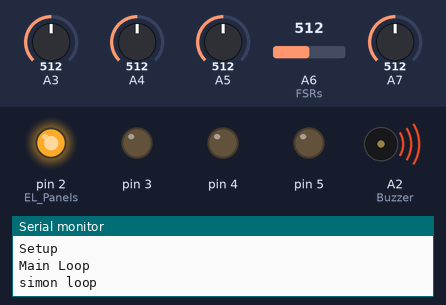
Recording of a sketch running on a simulated Arduino Nano, built with avr-gcc and run on an emulated ATmega328P. On the bench: output pins drawn as LEDs (lit = HIGH), buzzer (waves = sounding), the last lines printed to the serial monitor. The test bench sets the inputs (shaded band); at power-on: A3 = 512, A4 = 512, A5 = 512, A6 (FSRs) = 512, A7 = 512. Random numbers use the default seed unless the sketch sets one.

Above: at 1.0 s.
At 3.5 s:
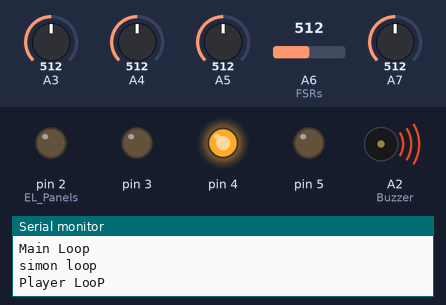
At 4.5 s:
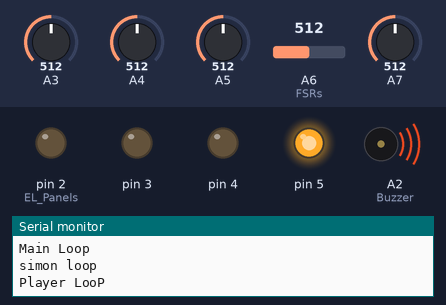
At 6.7 s:
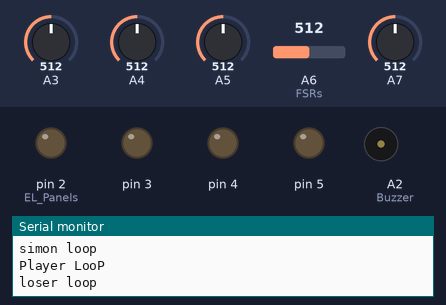
At 9.2 s:
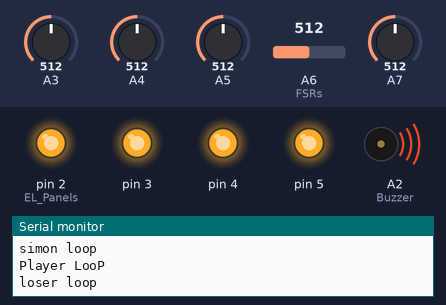
At 13.5 s:
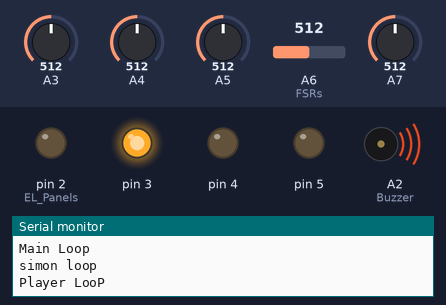
Timing chart, 0 to 14.3 s (numbered marks = the images above):
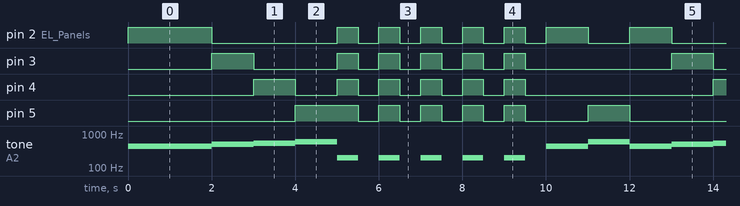

The sketch:

EL_Simon.ino
```cpp
/*
EL SimÃ³n
N.Poole 2011
SparkFun Electronics

I wrote this code just to show off some EL Panel. It originally ran on an EL Sequencer
Board which had the Arduino Bootloader on it, but feel free to modify it for whatever
hardware you want! The hardware setup is pretty straight-forward: 4 EL Panels are connected
to the A,B,C and D outputs on the Sequencer and 4 Force Sensitive Resistors are mounted
below them, attached to Analog pins A3-6. Finally, a buzzer or small speaker is connected
between A2 and ground.

I could have just modified the Simon Game code from our small Simon games but I had always
wanted to write Simon as a programming exercise so this was my quick attempt. I hope you
find it helpful, and enjoy!


*/

int A = 0; //button A status
int B = 0; //button B status
int C = 0; //button C status
int D = 0; //button D status

int steps = 1; // # of steps

char Str1[20]; // This is where the correct answers will go

void setup() {

  Serial.begin(9600);

  Serial.println("Setup");

  pinMode(2, OUTPUT); // EL Panels
  pinMode(3, OUTPUT);
  pinMode(4, OUTPUT);
  pinMode(5, OUTPUT);

  pinMode(A6, INPUT); // FSRs
  pinMode(A3, INPUT);
  pinMode(A4, INPUT);
  pinMode(A5, INPUT);

  pinMode(A2, OUTPUT); // Buzzer

  randomSeed(analogRead(A7)); // floating analog pin

  for(int r = 0; r < 20; r++){ // fill our answer sheet with random steps
    Str1[r] = random(1,5);}

}

void loop() {

  Serial.println("Main Loop");

  if(steps > 19){winner();} // FTW

  simon(); //play (steps) number of steps

  player(); //get and check (steps) number of steps

  steps++; //add another step

}

void player(){

  Serial.println("Player LooP");

  int answer = 0; //guess for each step

  int input = 0; // # of steps you've made it through

  int poscheck = 0; //position of array to check

  int correct = 1; //correct guess flag

  while(input < steps && correct == 1){ //do until you're out of steps or until you get one wrong

  A = analogRead(A4);
  B = analogRead(A3);
  C = analogRead(A5);
  D = analogRead(A6);

  answer = 5; //decoy: if this changes, a button has been pressed

  if(A > 300){
  digitalWrite(2, HIGH);
  tone(A2, 440);
  input++;
  answer = 1;
  delay(1000);
  digitalWrite(2, LOW);
  noTone(A2);}

  if(B > 300){
  digitalWrite(3, HIGH);
  tone(A2, 500);
  input++;
  answer = 2;
  delay(1000);
  digitalWrite(3, LOW);
  noTone(A2);}

  if(C > 300){
  digitalWrite(4, HIGH);
  tone(A2, 540);
  input++;
  answer = 3;
  delay(1000);
  digitalWrite(4, LOW);
  noTone(A2);}

  if(D > 300){
  digitalWrite(5, HIGH);
  tone(A2, 600);
  input++;
  answer = 4;
  delay(1000);
  digitalWrite(5, LOW);
  noTone(A2);}

  if(answer != 5){ //if a button was pressed

  poscheck = input - 1; //check position of array equal to # of inputs - 1 because arrays start at 0

  if(answer != Str1[poscheck]){correct = 0;} //if it's wrong, mark it wrong
  }

if(correct == 0){loser();} //if you were booted from the loop for a wrong answer, end the game

} }

void simon(){

  Serial.println("simon loop");

    for(int s = 0; s < steps; s++){ //play each step for the player

    int currentstep = Str1[s];

    if(currentstep == 1){
  digitalWrite(2, HIGH);
  tone(A2, 440);
  delay(1000);
  digitalWrite(2, LOW);
  noTone(A2);}

    if(currentstep == 2){
  digitalWrite(3, HIGH);
  tone(A2, 500);
  delay(1000);
  digitalWrite(3, LOW);
  noTone(A2);}


    if(currentstep == 3){
  digitalWrite(4, HIGH);
  tone(A2, 540);
  delay(1000);
  digitalWrite(4, LOW);
  noTone(A2);}

    if(currentstep == 4){
  digitalWrite(5, HIGH);
  tone(A2, 600);
  delay(1000);
  digitalWrite(5, LOW);
  noTone(A2);}
    }

}

void loser(){ //if you're here... you lost.

Serial.println("loser loop");

  for(int b = 0;b < 5;b++){ //flash and beep alot, make them hate themselves for losing

  digitalWrite(2, HIGH);
  digitalWrite(3, HIGH);
  digitalWrite(4, HIGH);
  digitalWrite(5, HIGH);
  tone(A2, 200);

  delay(500);

  digitalWrite(2, LOW);
  digitalWrite(3, LOW);
  digitalWrite(4, LOW);
  digitalWrite(5, LOW);
  noTone(A2);

  delay(500);}

steps = 1; //reset global variable

setup(); //start all over

}

void winner(){ //congrats!

  Serial.print("sheen loop");

  for(int l = 0; l < 10; l++){ //cycle lights, celebrate
      digitalWrite(2, HIGH);
      delay(100);
      digitalWrite(2,LOW);
      digitalWrite(3, HIGH);
      delay(100);
      digitalWrite(3,LOW);
      digitalWrite(4, HIGH);
      delay(100);
      digitalWrite(4,LOW);
      digitalWrite(5, HIGH);
      delay(100);
      digitalWrite(5,LOW);}

   for(int n = 0; n < 20; n++){tone(A2, (300+(n*2)));} //play 'em up
   for(int n = 20; n > 0; n--){tone(A2, (300+(n*2)));} //play 'em down
   noTone(A2);

  steps = 1; //reset global variable

  setup(); //start all over

}
```

Measured:
- by itself, pin 2 (EL_Panels): repeats every 11.0 s: LOW 3.0 s, 5 × (HIGH 0.50 s, LOW 0.50 s), HIGH 1.0 s, LOW 1.0 s, HIGH 1.0 s
- by itself, pin 3: repeats every 11.0 s: LOW 2.0 s, 4 × (HIGH 0.50 s, LOW 0.50 s), HIGH 0.50 s, LOW 3.5 s, HIGH 1.0 s
- by itself, pin 4: repeats every 11.0 s: LOW 1.0 s, 4 × (HIGH 0.50 s, LOW 0.50 s), HIGH 0.50 s, LOW 4.5 s, HIGH 1.0 s
- by itself, pin 5: repeats every 11.0 s: 4 × (LOW 0.50 s, HIGH 0.50 s), LOW 1.5 s, HIGH 1.0 s, LOW 3.0 s, HIGH 1.5 s
- by itself, tone on A2 (Buzzer): repeats every 11.0 s: 500 Hz 1.0 s, 540 Hz 1.0 s, 600 Hz 1.0 s, 5 × (200 Hz 0.50 s, silent 0.50 s), 440 Hz 1.0 s, 600 Hz 1.0 s, 440 Hz 1.0 s
